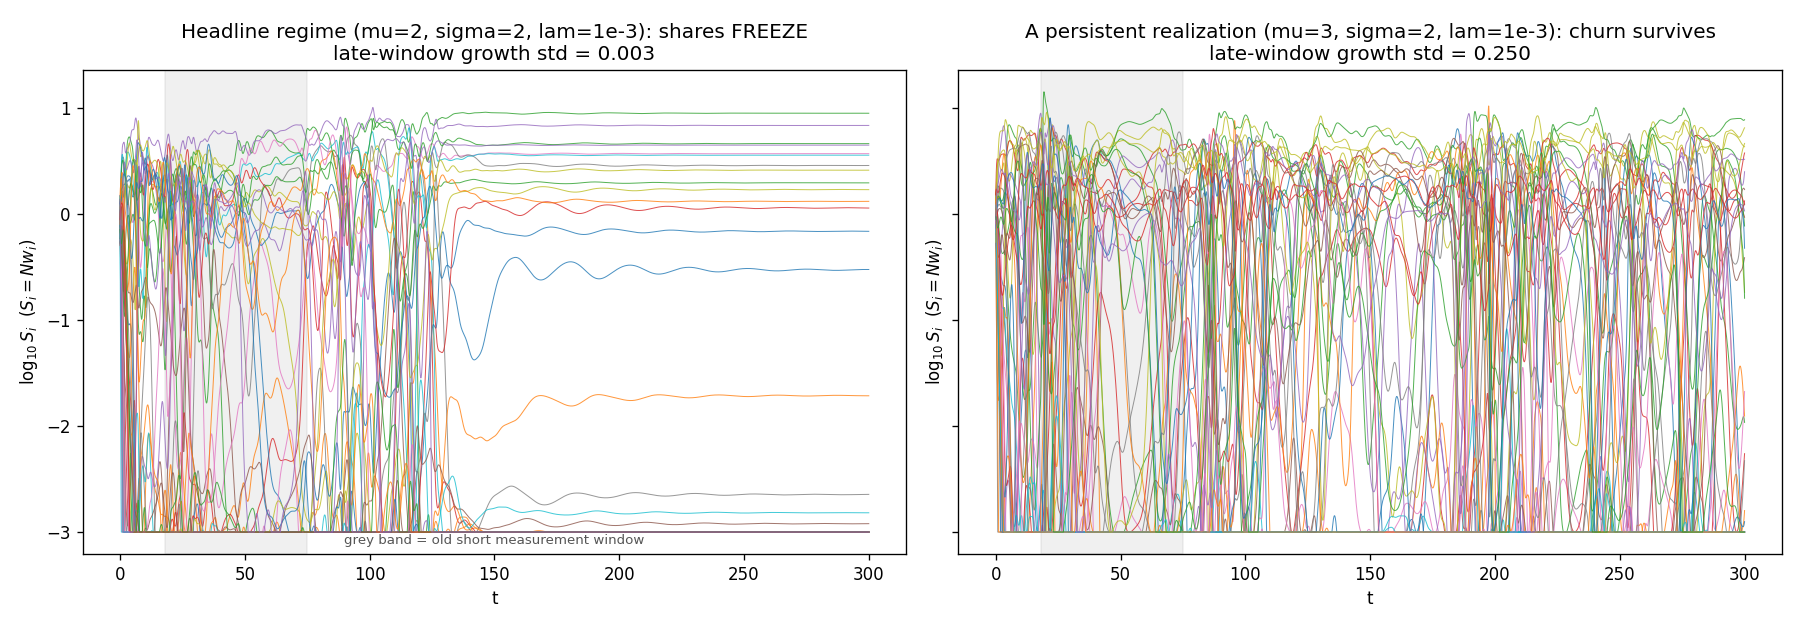

Source code (Python):
"""Long-time firm-size trajectories S_i(t) = N w_i(t). Contrast a relaxing realization (shares freeze
to a fixed point) with a persistent one (shares keep churning), so the dynamics are visible directly.
"""
import sys, os
sys.path.insert(0, os.path.dirname(__file__))
import numpy as np
import matplotlib
matplotlib.use("Agg")
import matplotlib.pyplot as plt
from explore import integrate

TMAX, N_EVAL = 300.0, 6000
N_SHOW = 45                                   # firms to draw


def panel(ax, seed, S, mu, sigma, lam, title):
    t, W, lnM, _, _ = integrate(seed, S, mu, sigma, lam=lam, tmax=TMAX, n_eval=N_EVAL)
    Sz = S * W                                # relative sizes (mean 1)
    rng = np.random.default_rng(0)
    idx = rng.choice(S, N_SHOW, replace=False)
    for i in idx:
        ax.plot(t, np.log10(np.maximum(Sz[i], 1e-3)), lw=0.6, alpha=0.8)
    # late-window growth std to label persistence
    surv = np.where(W[:, (t >= 200) & (t <= 280)].min(1) > 1e-6)[0]
    tg = np.arange(200, 280, 0.5)
    g = np.diff(np.array([np.interp(tg, t, np.log(np.maximum(S * W[i], 1e-12))) for i in surv]), axis=1)
    gstd = g.ravel().std() if surv.size > 5 else np.nan
    ax.set(xlabel="t", ylabel=r"$\log_{10} S_i$  ($S_i = N w_i$)",
           title=f"{title}\nlate-window growth std = {gstd:.3f}")
    ax.axvspan(18, 75, color="#888", alpha=0.12)


if __name__ == "__main__":
    seeds = np.random.default_rng(123).integers(0, 2**31 - 1, size=4)   # seed[3] was persistent for mu=3,sig=2
    fig, ax = plt.subplots(1, 2, figsize=(15, 5.2), sharey=True)
    panel(ax[0], 2024, 600, 2.0, 2.0, 1e-3, "Headline regime (mu=2, sigma=2, lam=1e-3): shares FREEZE")
    panel(ax[1], int(seeds[3]), 500, 3.0, 2.0, 1e-3, "A persistent realization (mu=3, sigma=2, lam=1e-3): churn survives")
    ax[0].text(0.5, 0.02, "grey band = old short measurement window", transform=ax[0].transAxes,
               ha="center", fontsize=8, color="#555")
    plt.tight_layout(); plt.savefig(os.path.join(os.path.dirname(__file__), "trajectories.png"), dpi=120)
    print("saved growing_glv/trajectories.png")
